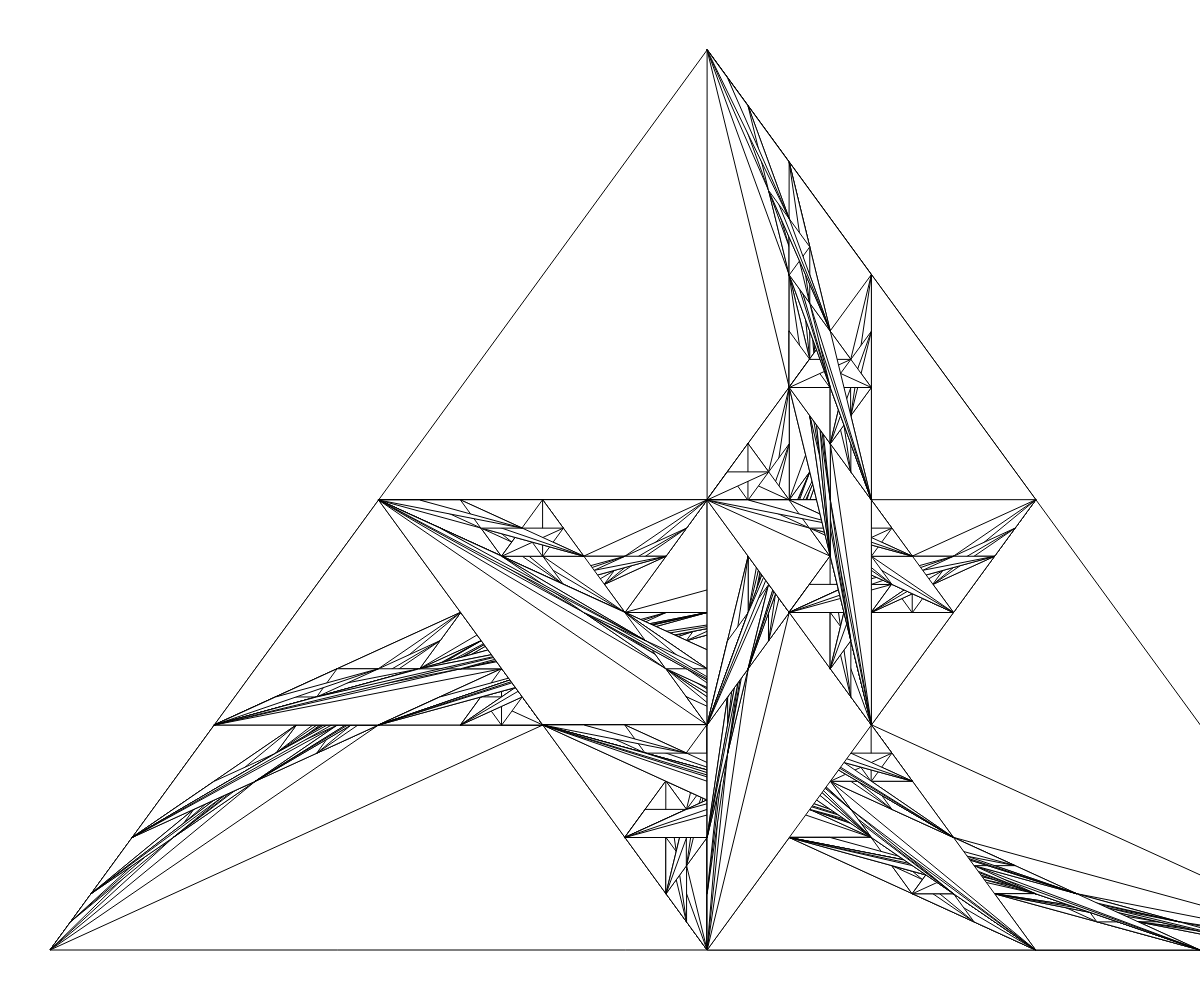
Frame 1 (no input)
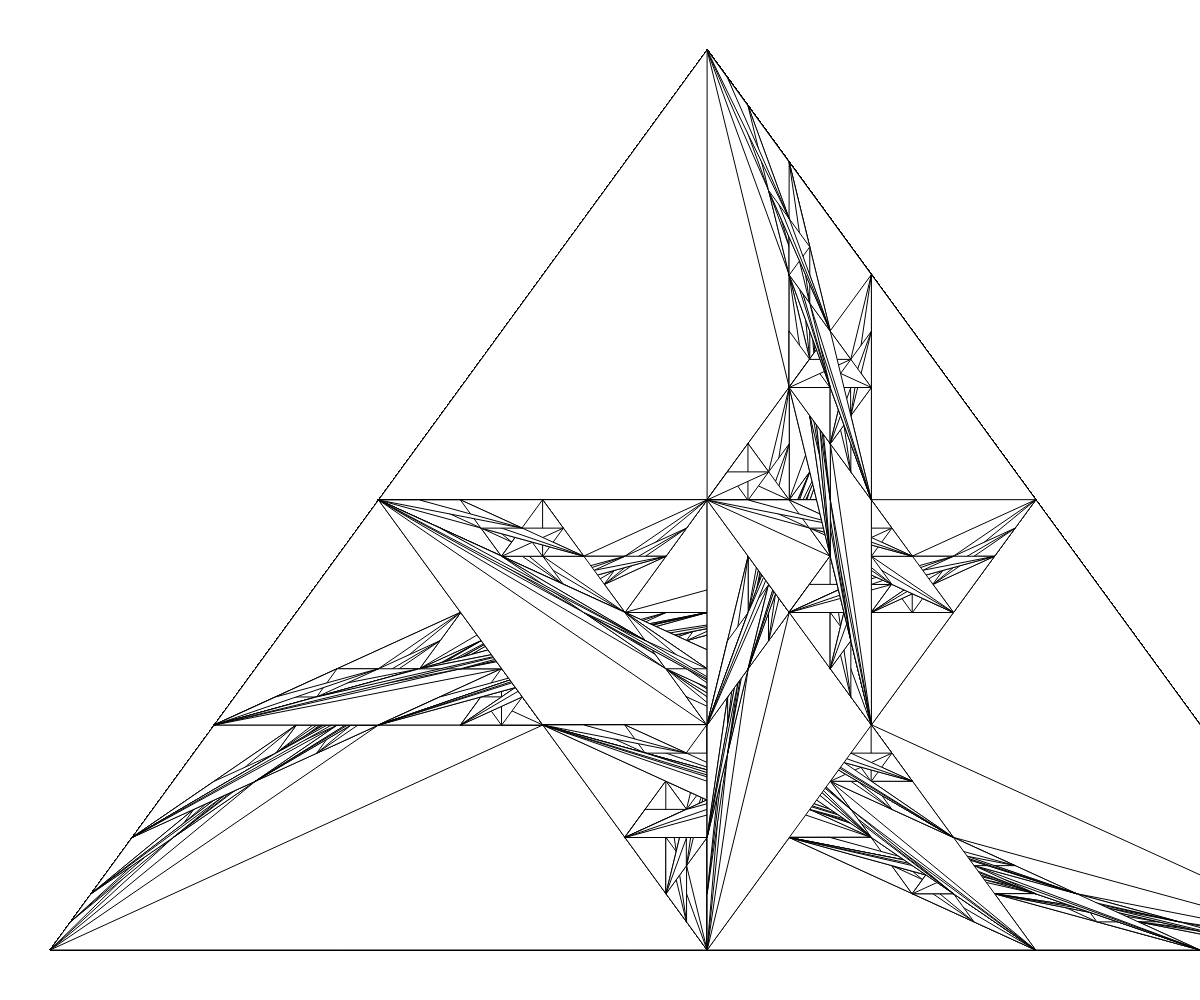
Frame 60 (no input)
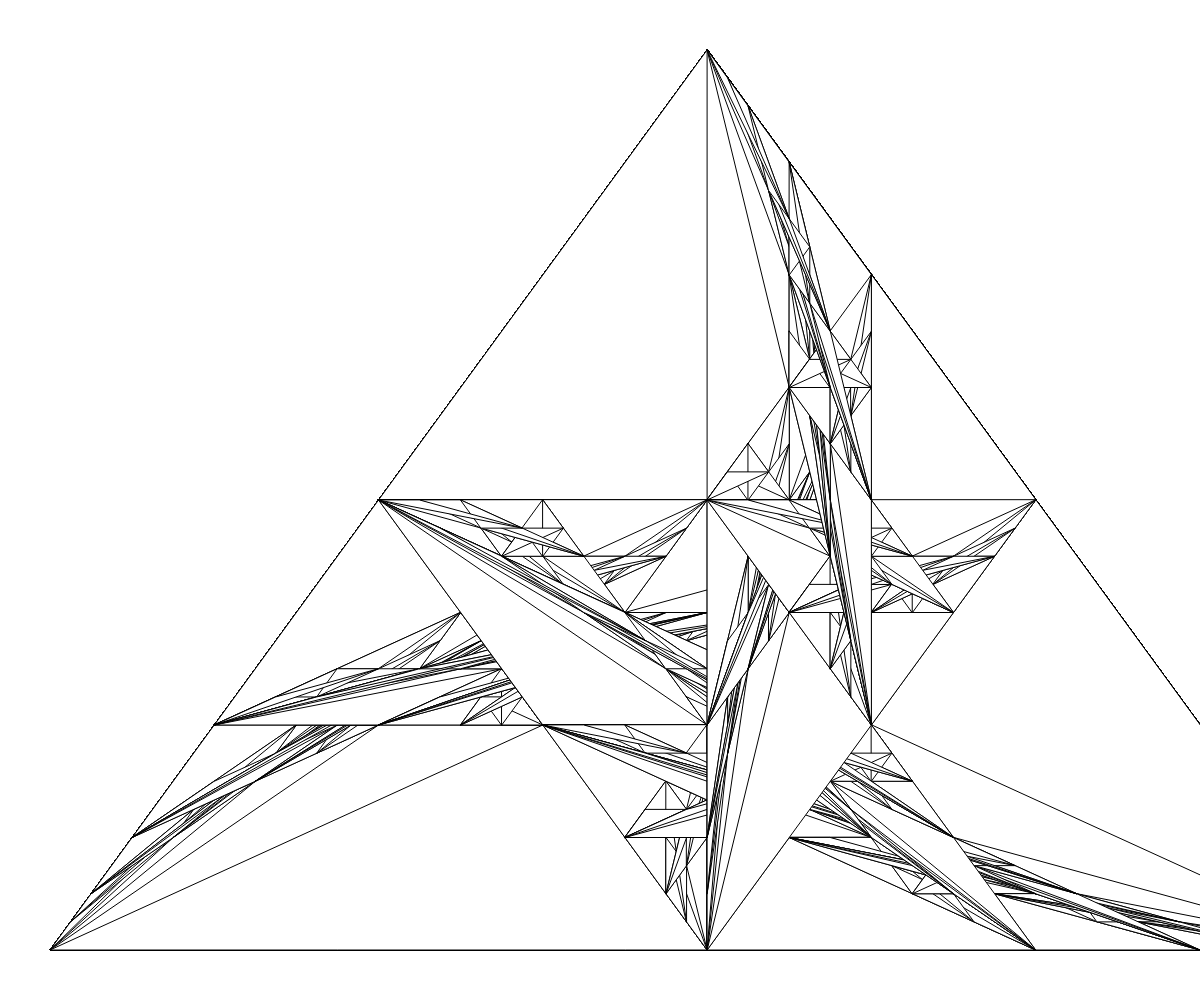
Frame 120 (the mouse pressed at the canvas centre since frame 60)

The p5.js sketch that drew these frames (run headless with seeded random() and noise() and a simulated clock; from frame 60 on, the mouse is pressed at the canvas centre):

// p5.js sketch
// ── sketch.js
// Sierpinski Triangle

let triangleVertices = []

let depth = 5;

function setup() {
  createCanvas(windowWidth, windowHeight);
  triangleVertices.push({x: height*sqrt(2)/2, y: 50})
  triangleVertices.push({x: 50, y: height-50})
  triangleVertices.push({x: height*sqrt(2)-50, y: height-50})
}

function draw() {
  sierpinski(triangleVertices, depth);
}

function sierpinski(points, depth){
  triangle(points[0].x, points[0].y,
    points[1].x, points[1].y,
    points[2].x, points[2].y)
  if(depth > 0) {
    sierpinski([getMidpoint(points[0], points[1]),
                points[1],
                getMidpoint(points[0], points[2]),],
              depth-1);
    sierpinski([getMidpoint(points[0], points[1]),
                getMidpoint(points[1], points[2]),
                points[2]],
              depth-1);
    sierpinski([points[0],
                getMidpoint(points[2], points[1]),
                getMidpoint(points[0], points[2]),],
              depth-1);

  }
}

function getMidpoint(point1, point2){
  let xDiff = point1.x + point2.x;
  let yDiff = point1.y + point2.y;
  let theMidpoint = {x: xDiff/2, y: yDiff/2};
  return theMidpoint;
}
